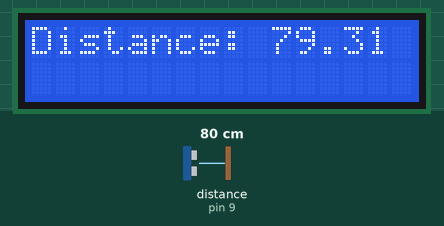
Recording of a sketch running on a simulated Arduino Uno, built with avr-gcc and run on an emulated ATmega328P. Parts: 16×2 character LCD. Wiring (inferred from the names in the program): ultrasonic range finder: trigger pin 8; echo pin 9. The inputs (shaded band) are chosen by the test bench; at power-on: distance to the obstacle (sensor on pin 9) 80 cm. The echo pulse lasts 58.3 µs per cm.

Above: at 1.2 s.
1.3 s: distance to the obstacle (sensor on pin 9) set to 2 cm
At 3.4 s:
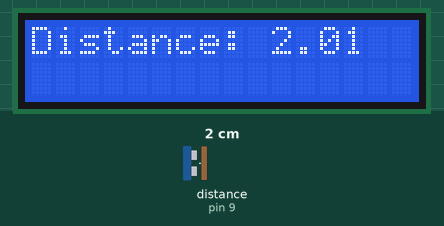
3.6 s: distance to the obstacle (sensor on pin 9) set to 4 cm
At 4.7 s:
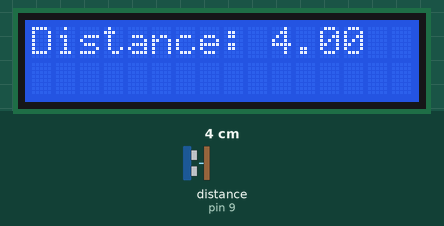
5.1 s: distance to the obstacle (sensor on pin 9) set to 9 cm
At 6.4 s:
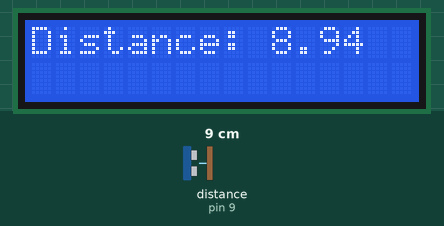
Timing chart, 0 to 8.1 s (numbered marks = the images above; inputs shaded):
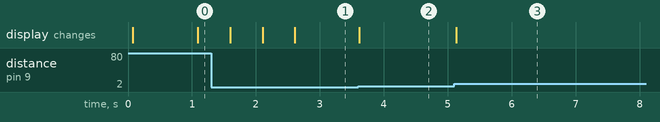

The sketch:

pir-ultrasonic-w-lcd.ino
```cpp
#include <LiquidCrystal.h>

LiquidCrystal lcd(12, 11, 2, 3, 4, 5);

int trigPin = 8;
int echoPin = 9;

long duration;
float distance;

void setup() {

  lcd.begin(16, 2);

  pinMode(trigPin, OUTPUT);
  pinMode(echoPin, INPUT);

  lcd.clear();
}

void loop() {

  digitalWrite(trigPin, LOW);
  delayMicroseconds(2);

  // Send 10 microsecond pulse
  digitalWrite(trigPin, HIGH);
  delayMicroseconds(10);

  digitalWrite(trigPin, LOW);

  // Read echo time
  duration = pulseIn(echoPin, HIGH);

  // Calculate distance
  distance = duration * 0.034 / 2;

  // Clear previous text
  lcd.clear();

  // Print on single line
  lcd.setCursor(0, 0);
  lcd.print("Distance: ");

  lcd.print(distance);

  //lcd.print(" cm");

  delay(500);
}


/*int pir = 8;

void setup() {

  pinMode(pir, INPUT);
  lcd.begin(16, 2);
  lcd.clear();
}

void loop() {

  int val = digitalRead(pir);
  lcd.clear();
  if (val == HIGH) {
    lcd.setCursor(0, 0);
    lcd.print("MOTION");
    lcd.setCursor(0, 1);
    lcd.print("DETECTED");
  }
  else {
    lcd.setCursor(0, 0);
    lcd.print("NO MOTION");
  }
  delay(500);
}*/
```

Measured:
- after the input at 1.3 s, the display: changes after 0.30 s (image 1)
- after the input at 3.6 s, the display: changes at once (image 2)
- after the input at 5.1 s, the display: changes at once (image 3)
